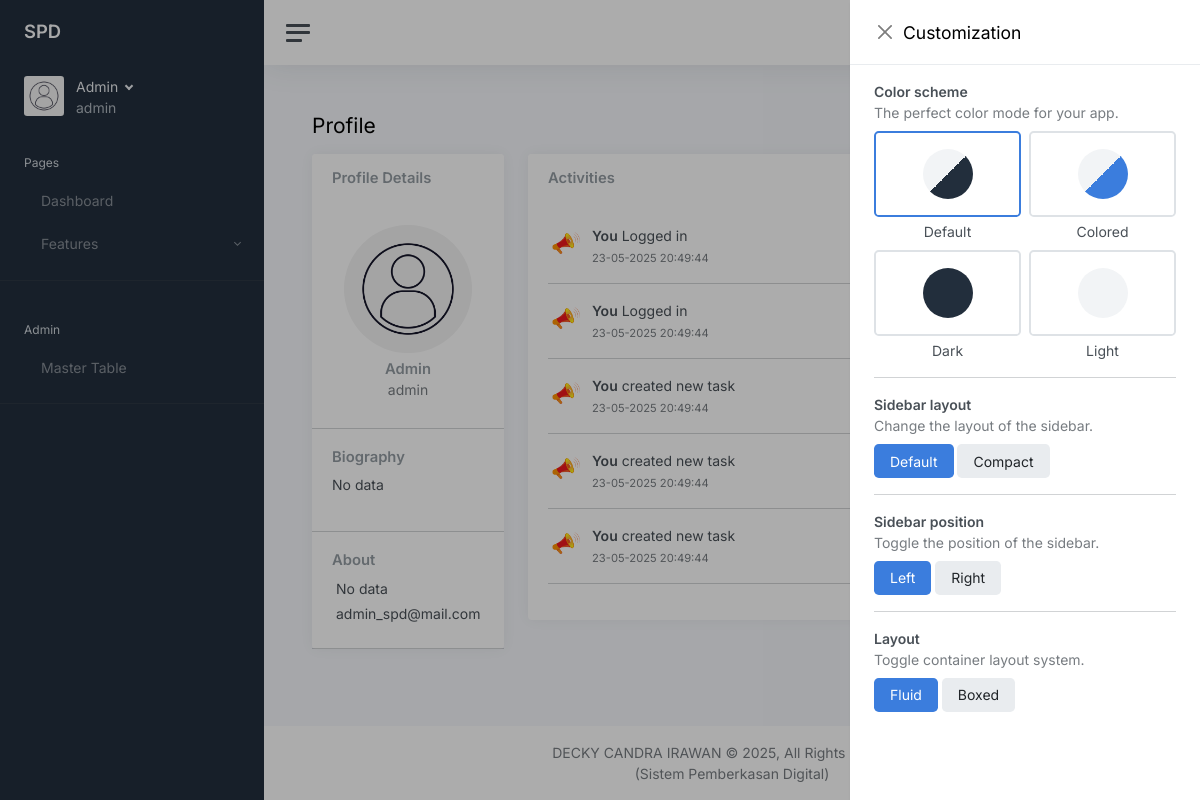
The page /profile (signed in) on the database as committed earlier.
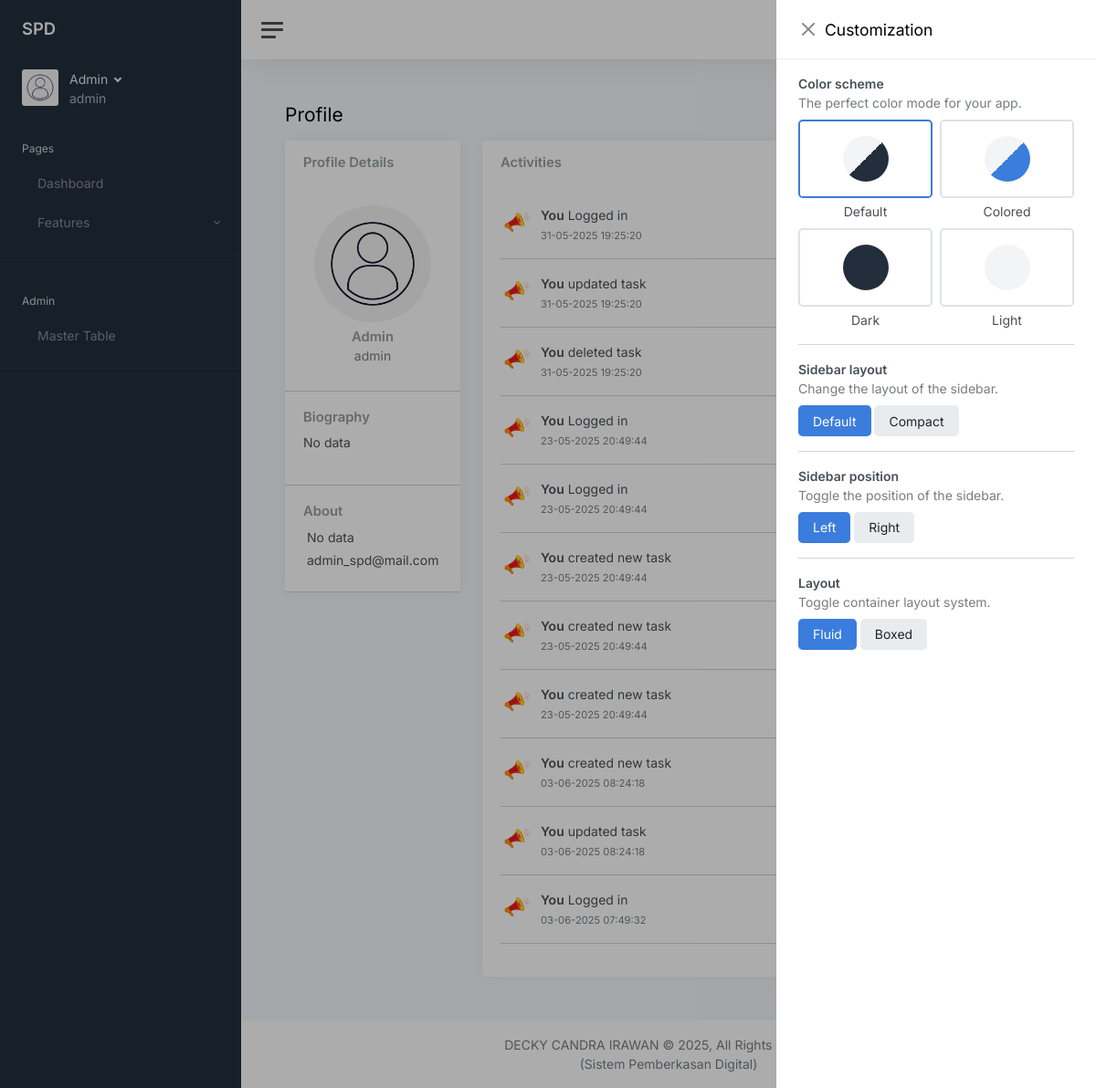
The same page on the database as committed later.
### tables this page shows
CREATE TABLE users (
                    id INTEGER PRIMARY KEY AUTOINCREMENT,
                    username TEXT,
                    password_hash TEXT NOT NULL,
                    name TEXT,
                    phone_number TEXT,
                    email TEXT UNIQUE NOT NULL,
                    biography TEXT,
                    role TEXT NOT NULL,
                    profile_pict TEXT,
                    reset_token TEXT,
                    reset_token_time TIMESTAMP,
                    remember TEXT,
                    created_at TIMESTAMP DEFAULT CURRENT_TIMESTAMP,
                    updated_at TIMESTAMP       
                );

CREATE TABLE activities (
                    id INTEGER PRIMARY KEY,
                    activity_name TEXT,
                    created_at TIMESTAMP DEFAULT CURRENT_TIMESTAMP,
                    user_id INTEGER REFERENCES users (id) ON DELETE NO ACTION ON UPDATE NO ACTION
                    );

### controllers/views.py (the view)
@views_blueprint.route('/profile', methods=['GET', 'POST'])
@login_required
def profile():
    if request.method == 'GET':
        session['csrf_token'] = secrets.token_hex(16)
    activities_log = get_activity()
    return render_template('profile.html', current_user=current_user, activities_log=activities_log)

### app.py (called while the page is built)
@login_manager.user_loader
def load_user(user_id):
    with get_db() as db:
        user = db.execute('SELECT * FROM users WHERE id = ?', (user_id,)).fetchone()
        return User({key: user[key] for key in user.keys()}) if user else None

@app.template_filter('truncate_word')
def truncate_word(s, length=10):
    return s[:length] + '...' if len(s) > length else s

### controllers/helpers/database.py (called while the page is built)
def get_db():
    conn = sqlite3.connect(DATABASE)
    conn.row_factory = sqlite3.Row
    return conn

### controllers/log_activity.py (called while the page is built)
def get_activity():
    processed_row = []
    sql = f"SELECT * FROM activities WHERE user_id = {current_user.id} ORDER BY created_at DESC;"
    try:
        with get_db() as db:
            activity = db.execute(sql).fetchall()
        db.commit()
    except Exception as e:
        print(e)
    for i in activity:
        dt = datetime.strptime(i[2], "%d-%m-%Y %H:%M:%S")
        new_row = i[0],i[1],dt.strftime("%d-%m-%Y %H:%M:%S"),i[3]
        processed_row.append(new_row)
    return processed_row

### templates/profile.html (shortened to what this page needs)
{% include "partials/main_head.html" %} {% include "partials/alert.html" %}
<main class="content">
    <div class="container-fluid p-0">
        <div class="mb-3">
            <h1 class="h3 d-inline align-middle">Profile</h1>
        </div>
        <div class="row">
            <div class="col-md-4 col-xl-3">
                <div class="card mb-3">
                    <div class="card-header">
                        <h5 class="card-title mb-0">Profile Details</h5>
                    </div>
                    <div class="card-body text-center">
                        <img
                            src="{{ url_for('static', filename='uploads/avatars/'+(current_user.profile_pict or 'default.jpg'))}}"
                            alt=""
                            class="img-fluid rounded-circle mb-2"
                            width="128"
                            height="128"
                        >
                        <h5 class="card-title mb-0">{{current_user.name}}</h5>
                        <div class="text-muted mb-2">{{current_user.role}}</div>
                    </div>
                    <hr class="my-0">
                    <div class="card-body">
                        <h5 class="h6 card-title">Biography</h5>
                        <p>{{current_user.biography or 'No data'}}</p>
                    </div>
                    <hr class="my-0">
                    <div class="card-body">
                        <h5 class="h6 card-title">About</h5>
                        <ul class="list-unstyled mb-0">
                            <li class="mb-1">
                                {{current_user.phone_number or 'No data'}}
                            </li>
                            <li class="mb-1">
                                {{current_user.email or 'No data'}}
                            </li>
                        </ul>
                    </div>
                    <hr class="my-0">
                </div>
            </div>
            <div class="col-md-8 col-xl-9">
                <div class="card">
                    <div class="card-header">
                        <h5 class="card-title mb-0">Activities</h5>
                    </div>
                    <div class="card-body h-100">
                        {% for item in activities_log %}
                        <div class="d-flex align-items-start">
                            <img
                                src="{{ url_for('static', filename='images/components/speaker.png')}}"
                                width="36"
                                height="36"
                                class="rounded-circle me-2"
                                alt="Speaker"
                            >
                            <div class="flex-grow-1">
                                <strong>You</strong>
                                {{item[1]}}
                                <br>
                                <small class="text-muted">{{item[2]}}</small>
                                <br>
                            </div>
                        </div>
                        <hr>
                        {% endfor %}
                    </div>
                </div>
            </div>
        </div>
    </div>
</main>
{% include "partials/main_foot.html" %}

### templates/partials/main_head.html
{% include "partials/header.html" %}
<body
    data-theme="default"
    data-layout="fluid"
    data-sidebar-position="left"
    data-sidebar-layout="default"
>
    <div class="wrapper">
        {% include "partials/sidebar.html" %}
        <div class="main">
            {% include "partials/navbar.html" %}

### templates/partials/header.html (shortened to what this page needs)
<!DOCTYPE html>
<html lang="en">
    <head>
        <link class="js-stylesheet" href="{{ url_for('static', filename='admin_kit/css/light.css')}}" rel="stylesheet">
        <link
            rel="stylesheet"
            href="https://cdnjs.cloudflare.com/ajax/libs/font-awesome/6.7.2/css/all.min.css"
        >
        <link href="{{ url_for('static', filename='admin_kit/css/alert.css')}}" rel="stylesheet">
    </head>

### templates/partials/sidebar.html (shortened to what this page needs)
<nav id="sidebar" class="sidebar js-sidebar">
  <div class="sidebar-content js-simplebar">
    <a class="sidebar-brand" href="#">
      <span class="sidebar-brand-text align-middle"> SPD</span>
    </a>
    <div class="sidebar-user">
      <div class="d-flex justify-content-center">
        <div class="flex-shrink-0">
          <img
            class="avatar img-fluid rounded me-1"
            src="{{url_for('static', filename='uploads/avatars/'+(current_user.profile_pict or 'default.jpg'))}}"
            alt="Profile Picture"
          />
        </div>
        <div class="flex-grow-1 ps-2">
          <a
            class="sidebar-user-title dropdown-toggle"
            href="#"
            data-bs-toggle="dropdown"
          >
            {{current_user.name|truncate_word}}
          </a>
          <div class="sidebar-user-subtitle">{{current_user.role}}</div>
        </div>
      </div>
    </div>
    <ul class="sidebar-nav">
      <li class="sidebar-header">Pages</li>
      <li
        class="sidebar-item {{ 'active' if page_title == 'Dashboard' else '' }}"
      >
        <a class="sidebar-link" href="{{url_for('views.dashboard')}}">
          <span class="align-middle">Dashboard</span>
        </a>
      </li>
      <li
        class="sidebar-item {{ 'active' if page_title == 'Features' else '' }}"
      >
        <a
          data-bs-target="#pages"
          data-bs-toggle="collapse"
          class="sidebar-link collapsed"
        >
          <span class="align-middle">Features</span>
        </a>
      </li>
      <hr />
      {% if current_user.role == 'admin' %}
      <li class="sidebar-header">Admin</li>
      <li
        class="sidebar-item {{ 'active' if page_title == 'Master Admin' else '' }}"
      >
        <a class="sidebar-link" href="/master_admin">
          <span class="align-middle">Master Table</span>
        </a>
      </li>
      <hr />
      {% endif %}
      <li class="sidebar-item">
        <div id="google_translate_element" class="sidebar-link"></div>
      </li>
    </ul>
  </div>
</nav>

### templates/partials/navbar.html (shortened to what this page needs)
<nav class="navbar navbar-expand navbar-light navbar-bg">
  <a class="sidebar-toggle js-sidebar-toggle">
    <i class="hamburger align-self-center"></i>
  </a>
  <div class="navbar-collapse collapse">
    <ul class="navbar-nav navbar-align">
      <li class="nav-item">
        <a class="nav-icon js-fullscreen d-none d-lg-block" href="#">
        </a>
      </li>
      <li class="nav-item dropdown">
        <a
          class="nav-link dropdown-toggle d-none d-sm-inline-block"
          href="#"
          data-bs-toggle="dropdown"
        >
          <span class="text-dark">{{current_user.name|truncate_word}}</span>
        </a>
      </li>
    </ul>
  </div>
</nav>

### templates/partials/main_foot.html (shortened to what this page needs)
{% include "partials/footer.html" %}
</div>
</div>
</body>
</html>

### templates/partials/footer.html
<footer class="footer">
  <div class="container-fluid">
    <div class="text-muted">
      <div class="text-center">
        <a class="text-muted" href="#" target="_blank">
          DECKY CANDRA IRAWAN © 2025, All Rights Reserved
          <br />
          (Sistem Pemberkasan Digital)
        </a>
      </div>
    </div>
  </div>
</footer>

### templates/partials/header.html (style rules this page uses)
html { overflow: auto; }
body { opacity: 0; overflow: auto; }
body { top: 0px !important; }

Rows that differ between the two databases and show on the page:
added activities: activity_name "Logged in", created_at "31-05-2025 19:25:20"
added activities: activity_name "updated task", created_at "31-05-2025 19:25:20"
added activities: activity_name "deleted task", created_at "31-05-2025 19:25:20"
added activities: activity_name "created new task", created_at "03-06-2025 08:24:18"
added activities: activity_name "updated task", created_at "03-06-2025 08:24:18"
added activities: activity_name "Logged in", created_at "03-06-2025 07:49:32"
